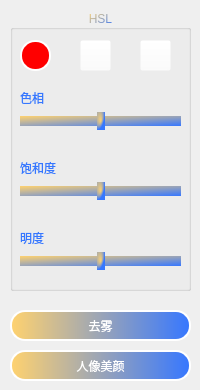
            <widget class="QWidget" name="tab_2">
                <attribute name="title">
                    <string>高级调整</string>
                </attribute>
                <widget class="QGroupBox" name="HSL">
                    <property name="geometry">
                        <rect>
                            <x>10</x>
                            <y>10</y>
                            <width>181</width>
                            <height>281</height>
                        </rect>
                    </property>
                    <property name="styleSheet">
                        <string notr="true"> color: qlineargradient(x1: 0, y1: 0, x2: 1, y2: 1, stop: 0 #ffd26f, stop: 1 #3677ff);
                            background-color:rgba(255,255,255,0);
                        </string>
                    </property>
                    <property name="title">
                        <string>HSL</string>
                    </property>
                    <property name="alignment">
                        <set>Qt::AlignCenter</set>
                    </property>
                    <widget class="QSlider" name="colorationHSL">
                        <property name="geometry">
                            <rect>
                                <x>10</x>
                                <y>100</y>
                                <width>161</width>
                                <height>22</height>
                            </rect>
                        </property>
                        <property name="styleSheet">
                            <string notr="true">QSlider::add-page:Horizontal {
                                background: qlineargradient(spread:pad, x1:0, y1:0, x2:1, y2:1, stop:0 #ffd26f, stop:1 #3677ff);
                                height: 4px;
                                background-color:rgba(255,255,255,0);
                                }

                                QSlider::sub-page:Horizontal {
                                background: qlineargradient(spread:pad, x1:0, y1:0, x2:1, y2:1, stop:0 #ffd26f, stop:1 #3677ff);
                                height: 4px;
                                background-color:rgba(255,255,255,0);
                                }

                                QSlider::groove:Horizontal {
                                background: qlineargradient(spread:pad, x1:0, y1:0, x2:1, y2:1, stop:0 #ffd26f, stop:1 #3677ff);
                                height: 10px;
                                }

                                QSlider::handle:Horizontal {
                                width: 8px;
                                margin: -4 0px;
                                background: qradialgradient(cx:0, cy:0, radius:1, fx:0.5, fy:0.5, stop:0 #ffd26f, stop:1 #3677ff);
                                }
                            </string>
                        </property>
                        <property name="minimum">
                            <number>-100</number>
                        </property>
                        <property name="maximum">
                            <number>100</number>
                        </property>
                        <property name="orientation">
                            <enum>Qt::Horizontal</enum>
                        </property>
                    </widget>
                    <widget class="QSlider" name="saturationHSL">
                        <property name="geometry">
                            <rect>
                                <x>10</x>
                                <y>170</y>
                                <width>161</width>
                                <height>22</height>
                            </rect>
                        </property>
                        <property name="styleSheet">
                            <string notr="true">QSlider::add-page:Horizontal {
                                background: qlineargradient(spread:pad, x1:0, y1:0, x2:1, y2:1, stop:0 #ffd26f, stop:1 #3677ff);
                                height: 4px;
                                background-color:rgba(255,255,255,0);
                                }

                                QSlider::sub-page:Horizontal {
                                background: qlineargradient(spread:pad, x1:0, y1:0, x2:1, y2:1, stop:0 #ffd26f, stop:1 #3677ff);
                                height: 4px;
                                background-color:rgba(255,255,255,0);
                                }

                                QSlider::groove:Horizontal {
                                background: qlineargradient(spread:pad, x1:0, y1:0, x2:1, y2:1, stop:0 #ffd26f, stop:1 #3677ff);
                                height: 10px;
                                }

                                QSlider::handle:Horizontal {
                                width: 8px;
                                margin: -4 0px;
                                background: qradialgradient(cx:0, cy:0, radius:1, fx:0.5, fy:0.5, stop:0 #ffd26f, stop:1 #3677ff);
                                }
                            </string>
                        </property>
                        <property name="minimum">
                            <number>-100</number>
                        </property>
                        <property name="maximum">
                            <number>100</number>
                        </property>
                        <property name="orientation">
                            <enum>Qt::Horizontal</enum>
                        </property>
                    </widget>
                    <widget class="QSlider" name="brightnessHSL">
                        <property name="geometry">
                            <rect>
                                <x>10</x>
                                <y>240</y>
                                <width>161</width>
                                <height>22</height>
                            </rect>
                        </property>
                        <property name="styleSheet">
                            <string notr="true">QSlider::add-page:Horizontal {
                                background: qlineargradient(spread:pad, x1:0, y1:0, x2:1, y2:1, stop:0 #ffd26f, stop:1 #3677ff);
                                height: 4px;
                                background-color:rgba(255,255,255,0);
                                }

                                QSlider::sub-page:Horizontal {
                                background: qlineargradient(spread:pad, x1:0, y1:0, x2:1, y2:1, stop:0 #ffd26f, stop:1 #3677ff);
                                height: 4px;
                                background-color:rgba(255,255,255,0);
                                }

                                QSlider::groove:Horizontal {
                                background: qlineargradient(spread:pad, x1:0, y1:0, x2:1, y2:1, stop:0 #ffd26f, stop:1 #3677ff);
                                height: 10px;
                                }

                                QSlider::handle:Horizontal {
                                width: 8px;
                                margin: -4 0px;
                                background: qradialgradient(cx:0, cy:0, radius:1, fx:0.5, fy:0.5, stop:0 #ffd26f, stop:1 #3677ff);
                                }
                            </string>
                        </property>
                        <property name="minimum">
                            <number>-100</number>
                        </property>
                        <property name="maximum">
                            <number>100</number>
                        </property>
                        <property name="orientation">
                            <enum>Qt::Horizontal</enum>
                        </property>
                    </widget>
                    <widget class="QLabel" name="label_12">
                        <property name="geometry">
                            <rect>
                                <x>10</x>
                                <y>80</y>
                                <width>31</width>
                                <height>16</height>
                            </rect>
                        </property>
                        <property name="styleSheet">
                            <string notr="true">QLabel {
                                color: qlineargradient(x1: 0, y1: 0, x2: 1, y2: 1, stop: 0 #ffd26f, stop: 1 #3677ff);
                                background-color:rgba(255,255,255,0);
                                }
                            </string>
                        </property>
                        <property name="text">
                            <string>色相</string>
                        </property>
                    </widget>
                    <widget class="QLabel" name="label_13">
                        <property name="geometry">
                            <rect>
                                <x>10</x>
                                <y>150</y>
                                <width>54</width>
                                <height>16</height>
                            </rect>
                        </property>
                        <property name="styleSheet">
                            <string notr="true">QLabel {
                                color: qlineargradient(x1: 0, y1: 0, x2: 1, y2: 1, stop: 0 #ffd26f, stop: 1 #3677ff);
                                background-color:rgba(255,255,255,0);
                                }
                            </string>
                        </property>
                        <property name="text">
                            <string>饱和度</string>
                        </property>
                    </widget>
                    <widget class="QLabel" name="label_14">
                        <property name="geometry">
                            <rect>
                                <x>10</x>
                                <y>220</y>
                                <width>54</width>
                                <height>16</height>
                            </rect>
                        </property>
                        <property name="styleSheet">
                            <string notr="true">QLabel {
                                color: qlineargradient(x1: 0, y1: 0, x2: 1, y2: 1, stop: 0 #ffd26f, stop: 1 #3677ff);
                                background-color:rgba(255,255,255,0);
                                }
                            </string>
                        </property>
                        <property name="text">
                            <string>明度</string>
                        </property>
                    </widget>
                    <widget class="QPushButton" name="redHSL">
                        <property name="geometry">
                            <rect>
                                <x>10</x>
                                <y>30</y>
                                <width>31</width>
                                <height>31</height>
                            </rect>
                        </property>
                        <property name="styleSheet">
                            <string notr="true">QPushButton {
                                font: 10pt &quot;微软雅黑&quot;;
                                color: #FFFFFF;
                                background: rgb(255, 0, 0);
                                border-radius: 15px;
                                border-style: solid;
                                border-width: 2px;
                                padding: 5px;
                                }
                                QPushButton:pressed,
                                QPushButton:checked {
                                background: qlineargradient(spread:pad, x1:0, y1:0, x2:0, y2:1, stop:0 #ffd26f, stop:1 #3677ff);
                                }
                            </string>
                        </property>
                        <property name="text">
                            <string/>
                        </property>
                    </widget>
                    <widget class="QPushButton" name="greenHSL">
                        <property name="geometry">
                            <rect>
                                <x>70</x>
                                <y>30</y>
                                <width>31</width>
                                <height>31</height>
                            </rect>
                        </property>
                        <property name="styleSheet">
                            <string notr="true">QPushButton {
                                font: 10pt &quot;微软雅黑&quot;;
                                color: #FFFFFF;
                                background: rgb(0, 255, 0);
                                border-radius: 15px;
                                border-style: solid;
                                border-width: 2px;
                                padding: 5px;
                                }
                                QPushButton:pressed,
                                QPushButton:checked {
                                background: qlineargradient(spread:pad, x1:0, y1:0, x2:0, y2:1, stop:0 #ffd26f, stop:1 #3677ff);
                                }
                                &lt;?xml version=&quot;1.0&quot; encoding=&quot;UTF-8&quot;?&gt;
                                &lt;ui version=&quot;4.0&quot;&gt;
                                &lt;widget name=&quot;__qt_fake_top_level&quot;&gt;
                                &lt;widget class=&quot;QPushButton&quot; name=&quot;Contrast_2&quot;&gt;
                                &lt;property name=&quot;geometry&quot;&gt;
                                &lt;rect&gt;
                                &lt;x&gt;10&lt;/x&gt;
                                &lt;y&gt;30&lt;/y&gt;
                                &lt;width&gt;31&lt;/width&gt;
                                &lt;height&gt;31&lt;/height&gt;
                                &lt;/rect&gt;
                                &lt;/property&gt;
                                &lt;property name=&quot;styleSheet&quot;&gt;
                                &lt;string notr=&quot;true&quot;&gt;QPushButton {
                                font: 10pt &amp;quot;微软雅黑&amp;quot;;
                                color: #FFFFFF;
                                background: rgb(255, 0, 0);
                                border-radius: 15px;
                                border-style: solid;
                                border-width: 2px;
                                padding: 5px;
                                }
                                QPushButton:pressed,
                                QPushButton:checked {
                                background: qlineargradient(spread:pad, x1:0, y1:0, x2:0, y2:1, stop:0 #ffd26f, stop:1 #3677ff);
                                }
                            </string>
                        </property>
                        <property name="text">
                            <string/>
                        </property>
                    </widget>
                    <widget class="QPushButton" name="blueHSL">
                        <property name="geometry">
                            <rect>
                                <x>130</x>
                                <y>30</y>
                                <width>31</width>
                                <height>31</height>
                            </rect>
                        </property>
                        <property name="styleSheet">
                            <string notr="true">QPushButton {
                                font: 10pt &quot;微软雅黑&quot;;
                                color: #FFFFFF;
                                background: rgb(0, 0, 255);
                                border-radius: 15px;
                                border-style: solid;
                                border-width: 2px;
                                padding: 5px;
                                }
                                QPushButton:pressed,
                                QPushButton:checked {
                                background: qlineargradient(spread:pad, x1:0, y1:0, x2:0, y2:1, stop:0 #ffd26f, stop:1 #3677ff);
                                }
                                &lt;?xml version=&quot;1.0&quot; encoding=&quot;UTF-8&quot;?&gt;
                                &lt;ui version=&quot;4.0&quot;&gt;
                                &lt;widget name=&quot;__qt_fake_top_level&quot;&gt;
                                &lt;widget class=&quot;QPushButton&quot; name=&quot;Contrast_2&quot;&gt;
                                &lt;property name=&quot;geometry&quot;&gt;
                                &lt;rect&gt;
                                &lt;x&gt;10&lt;/x&gt;
                                &lt;y&gt;30&lt;/y&gt;
                                &lt;width&gt;31&lt;/width&gt;
                                &lt;height&gt;31&lt;/height&gt;
                                &lt;/rect&gt;
                                &lt;/property&gt;
                                &lt;property name=&quot;styleSheet&quot;&gt;
                                &lt;string notr=&quot;true&quot;&gt;QPushButton {
                                font: 10pt &amp;quot;微软雅黑&amp;quot;;
                                color: #FFFFFF;
                                background: rgb(255, 0, 0);
                                border-radius: 15px;
                                border-style: solid;
                                border-width: 2px;
                                padding: 5px;
                                }
                                QPushButton:pressed,
                                QPushButton:checked {
                                background: qlineargradient(spread:pad, x1:0, y1:0, x2:0, y2:1, stop:0 #ffd26f, stop:1 #3677ff);
                                }
                            </string>
                        </property>
                        <property name="text">
                            <string/>
                        </property>
                    </widget>
                </widget>
                <widget class="QLabel" name="angle_11">
                    <property name="geometry">
                        <rect>
                            <x>50</x>
                            <y>90</y>
                            <width>61</width>
                            <height>16</height>
                        </rect>
                    </property>
                    <property name="styleSheet">
                        <string notr="true">QLabel {
                            color: qlineargradient(x1: 0, y1: 0, x2: 1, y2: 1, stop: 0 #ffd26f, stop: 1 #3677ff);
                            background-color:rgba(255,255,255,0);
                            }
                        </string>
                    </property>
                    <property name="text">
                        <string/>
                    </property>
                </widget>
                <widget class="QLabel" name="angle_12">
                    <property name="geometry">
                        <rect>
                            <x>60</x>
                            <y>160</y>
                            <width>61</width>
                            <height>16</height>
                        </rect>
                    </property>
                    <property name="styleSheet">
                        <string notr="true">QLabel {
                            color: qlineargradient(x1: 0, y1: 0, x2: 1, y2: 1, stop: 0 #ffd26f, stop: 1 #3677ff);
                            background-color:rgba(255,255,255,0);
                            }
                        </string>
                    </property>
                    <property name="text">
                        <string/>
                    </property>
                </widget>
                <widget class="QLabel" name="angle_13">
                    <property name="geometry">
                        <rect>
                            <x>50</x>
                            <y>230</y>
                            <width>61</width>
                            <height>16</height>
                        </rect>
                    </property>
                    <property name="styleSheet">
                        <string notr="true">QLabel {
                            color: qlineargradient(x1: 0, y1: 0, x2: 1, y2: 1, stop: 0 #ffd26f, stop: 1 #3677ff);
                            background-color:rgba(255,255,255,0);
                            }
                        </string>
                    </property>
                    <property name="text">
                        <string/>
                    </property>
                </widget>
                <widget class="QPushButton" name="defog">
                    <property name="geometry">
                        <rect>
                            <x>10</x>
                            <y>310</y>
                            <width>181</width>
                            <height>31</height>
                        </rect>
                    </property>
                    <property name="styleSheet">
                        <string notr="true">QPushButton {
                            font: 10pt &quot;微软雅黑&quot;;
                            color: #FFFFFF;
                            background: qlineargradient(spread:pad, x1:0, y1:0, x2:1, y2:0, stop:0 #ffd26f, stop:1 #3677ff);
                            border-radius: 15px;
                            border-style: solid;
                            border-width: 2px;
                            padding: 5px;
                            }

                            QPushButton:hover,
                            QPushButton:pressed,
                            QPushButton:checked {
                            color: #FFFFFF;
                            background: qlineargradient(spread:pad, x1:0, y1:0, x2:1, y2:0, stop:0 #ffd26f, stop:1 #3677ff);
                            }

                            QPushButton:pressed,
                            QPushButton:checked {
                            background: qlineargradient(spread:pad, x1:0, y1:0, x2:0, y2:1, stop:0 #ffd26f, stop:1 #3677ff);
                            }
                        </string>
                    </property>
                    <property name="text">
                        <string>去雾</string>
                    </property>
                    <property name="checkable">
                        <bool>false</bool>
                    </property>
                </widget>
                <widget class="QPushButton" name="beautiful">
                    <property name="geometry">
                        <rect>
                            <x>10</x>
                            <y>350</y>
                            <width>181</width>
                            <height>31</height>
                        </rect>
                    </property>
                    <property name="styleSheet">
                        <string notr="true">QPushButton {
                            font: 10pt &quot;微软雅黑&quot;;
                            color: #FFFFFF;
                            background: qlineargradient(spread:pad, x1:0, y1:0, x2:1, y2:0, stop:0 #ffd26f, stop:1 #3677ff);
                            border-radius: 15px;
                            border-style: solid;
                            border-width: 2px;
                            padding: 5px;
                            }

                            QPushButton:hover,
                            QPushButton:pressed,
                            QPushButton:checked {
                            color: #FFFFFF;
                            background: qlineargradient(spread:pad, x1:0, y1:0, x2:1, y2:0, stop:0 #ffd26f, stop:1 #3677ff);
                            }

                            QPushButton:pressed,
                            QPushButton:checked {
                            background: qlineargradient(spread:pad, x1:0, y1:0, x2:0, y2:1, stop:0 #ffd26f, stop:1 #3677ff);
                            }
                        </string>
                    </property>
                    <property name="text">
                        <string>人像美颜</string>
                    </property>
                    <property name="checkable">
                        <bool>false</bool>
                    </property>
                </widget>
            </widget>
